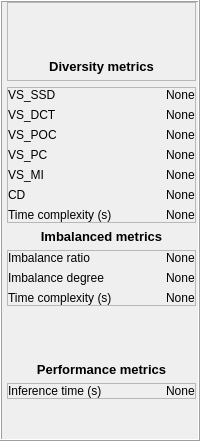
        <widget class="QFrame" name="frame_information">
         <property name="sizePolicy">
          <sizepolicy hsizetype="Expanding" vsizetype="Expanding">
           <horstretch>0</horstretch>
           <verstretch>0</verstretch>
          </sizepolicy>
         </property>
         <property name="minimumSize">
          <size>
           <width>0</width>
           <height>0</height>
          </size>
         </property>
         <property name="maximumSize">
          <size>
           <width>16777215</width>
           <height>16777215</height>
          </size>
         </property>
         <property name="frameShape">
          <enum>QFrame::Box</enum>
         </property>
         <property name="frameShadow">
          <enum>QFrame::Raised</enum>
         </property>
         <layout class="QVBoxLayout" name="verticalLayout_24" stretch="0,0,0,0,0,0,0,0">
          <property name="spacing">
           <number>6</number>
          </property>
          <property name="leftMargin">
           <number>5</number>
          </property>
          <property name="topMargin">
           <number>0</number>
          </property>
          <property name="rightMargin">
           <number>2</number>
          </property>
          <property name="bottomMargin">
           <number>0</number>
          </property>
          <item>
           <widget class="QFrame" name="frame_27">
            <property name="frameShape">
             <enum>QFrame::StyledPanel</enum>
            </property>
            <property name="frameShadow">
             <enum>QFrame::Raised</enum>
            </property>
            <layout class="QVBoxLayout" name="verticalLayout_23">
             <property name="topMargin">
              <number>6</number>
             </property>
             <property name="bottomMargin">
              <number>6</number>
             </property>
             <item>
              <spacer name="verticalSpacer_5">
               <property name="orientation">
                <enum>Qt::Vertical</enum>
               </property>
               <property name="sizeType">
                <enum>QSizePolicy::Fixed</enum>
               </property>
               <property name="sizeHint" stdset="0">
                <size>
                 <width>50</width>
                 <height>50</height>
                </size>
               </property>
              </spacer>
             </item>
             <item>
              <widget class="QLabel" name="label_6">
               <property name="font">
                <font>
                 <pointsize>10</pointsize>
                 <weight>75</weight>
                 <bold>true</bold>
                </font>
               </property>
               <property name="layoutDirection">
                <enum>Qt::LeftToRight</enum>
               </property>
               <property name="text">
                <string>Diversity metrics</string>
               </property>
               <property name="alignment">
                <set>Qt::AlignCenter</set>
               </property>
              </widget>
             </item>
            </layout>
           </widget>
          </item>
          <item>
           <widget class="QFrame" name="frame_33">
            <property name="frameShape">
             <enum>QFrame::StyledPanel</enum>
            </property>
            <property name="frameShadow">
             <enum>QFrame::Raised</enum>
            </property>
            <layout class="QGridLayout" name="gridLayout_6" columnstretch="1,0">
             <property name="leftMargin">
              <number>0</number>
             </property>
             <property name="topMargin">
              <number>0</number>
             </property>
             <property name="rightMargin">
              <number>0</number>
             </property>
             <property name="bottomMargin">
              <number>0</number>
             </property>
             <property name="horizontalSpacing">
              <number>6</number>
             </property>
             <item row="5" column="0">
              <widget class="QLabel" name="label_10">
               <property name="text">
                <string>CD</string>
               </property>
              </widget>
             </item>
             <item row="0" column="0">
              <widget class="QLabel" name="label_7">
               <property name="text">
                <string>VS_SSD</string>
               </property>
              </widget>
             </item>
             <item row="5" column="1">
              <widget class="QLabel" name="CD">
               <property name="enabled">
                <bool>true</bool>
               </property>
               <property name="text">
                <string>None</string>
               </property>
              </widget>
             </item>
             <item row="2" column="1">
              <widget class="QLabel" name="VS_GPOC">
               <property name="maximumSize">
                <size>
                 <width>16777215</width>
                 <height>16777215</height>
                </size>
               </property>
               <property name="text">
                <string>None</string>
               </property>
              </widget>
             </item>
             <item row="0" column="1">
              <widget class="QLabel" name="VS_ZNSSD">
               <property name="maximumSize">
                <size>
                 <width>16777215</width>
                 <height>16777215</height>
                </size>
               </property>
               <property name="text">
                <string>None</string>
               </property>
              </widget>
             </item>
             <item row="1" column="0">
              <widget class="QLabel" name="label_12">
               <property name="text">
                <string>VS_DCT</string>
               </property>
              </widget>
             </item>
             <item row="3" column="0">
              <widget class="QLabel" name="label_14">
               <property name="text">
                <string>VS_PC</string>
               </property>
              </widget>
             </item>
             <item row="2" column="0">
              <widget class="QLabel" name="label_13">
               <property name="text">
                <string>VS_POC</string>
               </property>
              </widget>
             </item>
             <item row="3" column="1">
              <widget class="QLabel" name="VS_PC">
               <property name="maximumSize">
                <size>
                 <width>16777215</width>
                 <height>16777215</height>
                </size>
               </property>
               <property name="text">
                <string>None</string>
               </property>
              </widget>
             </item>
             <item row="1" column="1">
              <widget class="QLabel" name="VS_DCT">
               <property name="maximumSize">
                <size>
                 <width>16777215</width>
                 <height>16777215</height>
                </size>
               </property>
               <property name="text">
                <string>None</string>
               </property>
              </widget>
             </item>
             <item row="4" column="1">
              <widget class="QLabel" name="VS_MI">
               <property name="maximumSize">
                <size>
                 <width>16777215</width>
                 <height>16777215</height>
                </size>
               </property>
               <property name="text">
                <string>None</string>
               </property>
              </widget>
             </item>
             <item row="4" column="0">
              <widget class="QLabel" name="label_16">
               <property name="text">
                <string>VS_MI</string>
               </property>
              </widget>
             </item>
             <item row="6" column="0">
              <widget class="QLabel" name="label_21">
               <property name="text">
                <string>Time complexity (s)</string>
               </property>
              </widget>
             </item>
             <item row="6" column="1">
              <widget class="QLabel" name="time_comp">
               <property name="enabled">
                <bool>true</bool>
               </property>
               <property name="text">
                <string>None</string>
               </property>
              </widget>
             </item>
            </layout>
           </widget>
          </item>
          <item>
           <widget class="QLabel" name="label_9">
            <property name="font">
             <font>
              <pointsize>10</pointsize>
              <weight>75</weight>
              <bold>true</bold>
             </font>
            </property>
            <property name="layoutDirection">
             <enum>Qt::LeftToRight</enum>
            </property>
            <property name="text">
             <string>Imbalanced metrics</string>
            </property>
            <property name="alignment">
             <set>Qt::AlignCenter</set>
            </property>
           </widget>
          </item>
          <item>
           <widget class="QFrame" name="frame_35">
            <property name="frameShape">
             <enum>QFrame::StyledPanel</enum>
            </property>
            <property name="frameShadow">
             <enum>QFrame::Raised</enum>
            </property>
            <layout class="QGridLayout" name="gridLayout_7" columnstretch="1,0">
             <property name="leftMargin">
              <number>0</number>
             </property>
             <property name="topMargin">
              <number>0</number>
             </property>
             <property name="rightMargin">
              <number>0</number>
             </property>
             <property name="bottomMargin">
              <number>0</number>
             </property>
             <property name="horizontalSpacing">
              <number>6</number>
             </property>
             <item row="0" column="0">
              <widget class="QLabel" name="label_11">
               <property name="text">
                <string>Imbalance ratio</string>
               </property>
              </widget>
             </item>
             <item row="0" column="1">
              <widget class="QLabel" name="Im_ratio">
               <property name="enabled">
                <bool>true</bool>
               </property>
               <property name="text">
                <string>None</string>
               </property>
              </widget>
             </item>
             <item row="1" column="1">
              <widget class="QLabel" name="Im_degree">
               <property name="text">
                <string>None</string>
               </property>
              </widget>
             </item>
             <item row="1" column="0">
              <widget class="QLabel" name="label_46">
               <property name="text">
                <string>Imbalance degree</string>
               </property>
              </widget>
             </item>
             <item row="2" column="0">
              <widget class="QLabel" name="label_22">
               <property name="text">
                <string>Time complexity (s)</string>
               </property>
              </widget>
             </item>
             <item row="2" column="1">
              <widget class="QLabel" name="time_comp_im">
               <property name="enabled">
                <bool>true</bool>
               </property>
               <property name="text">
                <string>None</string>
               </property>
              </widget>
             </item>
            </layout>
           </widget>
          </item>
          <item>
           <spacer name="verticalSpacer_7">
            <property name="orientation">
             <enum>Qt::Vertical</enum>
            </property>
            <property name="sizeType">
             <enum>QSizePolicy::Fixed</enum>
            </property>
            <property name="sizeHint" stdset="0">
             <size>
              <width>50</width>
              <height>50</height>
             </size>
            </property>
           </spacer>
          </item>
          <item>
           <widget class="QLabel" name="label_8">
            <property name="font">
             <font>
              <pointsize>10</pointsize>
              <weight>75</weight>
              <bold>true</bold>
             </font>
            </property>
            <property name="layoutDirection">
             <enum>Qt::LeftToRight</enum>
            </property>
            <property name="text">
             <string>Performance metrics</string>
            </property>
            <property name="alignment">
             <set>Qt::AlignCenter</set>
            </property>
           </widget>
          </item>
          <item>
           <widget class="QFrame" name="frame_36">
            <property name="frameShape">
             <enum>QFrame::StyledPanel</enum>
            </property>
            <property name="frameShadow">
             <enum>QFrame::Raised</enum>
            </property>
            <layout class="QGridLayout" name="gridLayout_8" columnstretch="1,0">
             <property name="leftMargin">
              <number>0</number>
             </property>
             <property name="topMargin">
              <number>0</number>
             </property>
             <property name="rightMargin">
              <number>0</number>
             </property>
             <property name="bottomMargin">
              <number>0</number>
             </property>
             <property name="horizontalSpacing">
              <number>6</number>
             </property>
             <item row="0" column="0">
              <widget class="QLabel" name="label_20">
               <property name="text">
                <string>Inference time (s)</string>
               </property>
              </widget>
             </item>
             <item row="0" column="1">
              <widget class="QLabel" name="In_time">
               <property name="enabled">
                <bool>true</bool>
               </property>
               <property name="text">
                <string>None</string>
               </property>
              </widget>
             </item>
            </layout>
           </widget>
          </item>
          <item>
           <spacer name="verticalSpacer">
            <property name="orientation">
             <enum>Qt::Vertical</enum>
            </property>
            <property name="sizeHint" stdset="0">
             <size>
              <width>20</width>
              <height>40</height>
             </size>
            </property>
           </spacer>
          </item>
         </layout>
        </widget>
